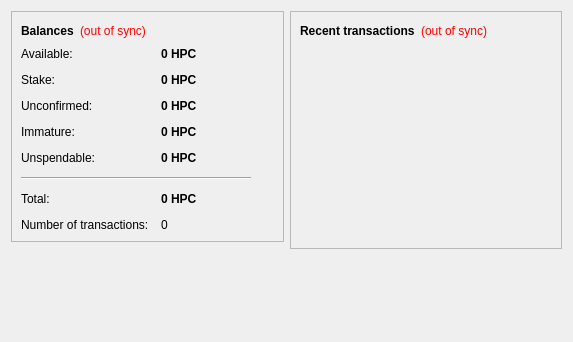
<?xml version="1.0" encoding="UTF-8"?>
<ui version="4.0">
 <class>OverviewPage</class>
 <widget class="QWidget" name="OverviewPage">
  <property name="geometry">
   <rect>
    <x>0</x>
    <y>0</y>
    <width>573</width>
    <height>342</height>
   </rect>
  </property>
  <property name="windowTitle">
   <string>Form</string>
  </property>
  <layout class="QHBoxLayout" name="horizontalLayout" stretch="1,1">
   <item>
    <layout class="QVBoxLayout" name="verticalLayout_2">
     <item>
      <widget class="QFrame" name="frame">
       <property name="frameShape">
        <enum>QFrame::StyledPanel</enum>
       </property>
       <property name="frameShadow">
        <enum>QFrame::Raised</enum>
       </property>
       <layout class="QVBoxLayout" name="verticalLayout_4">
        <item>
         <layout class="QHBoxLayout" name="horizontalLayout_4">
          <item>
           <widget class="QLabel" name="label_5">
            <property name="font">
             <font>
              <weight>75</weight>
              <bold>true</bold>
             </font>
            </property>
            <property name="text">
             <string>Balances</string>
            </property>
           </widget>
          </item>
          <item>
           <widget class="QLabel" name="labelWalletStatus">
            <property name="toolTip">
             <string>The displayed information may be out of date. Your wallet automatically synchronizes with the HappyCoin network after a connection is established, but this process has not completed yet.</string>
            </property>
            <property name="styleSheet">
             <string notr="true">QLabel { color: red; }</string>
            </property>
            <property name="text">
             <string notr="true">(out of sync)</string>
            </property>
            <property name="alignment">
             <set>Qt::AlignLeading|Qt::AlignLeft|Qt::AlignVCenter</set>
            </property>
           </widget>
          </item>
          <item>
           <spacer name="horizontalSpacer_2">
            <property name="orientation">
             <enum>Qt::Horizontal</enum>
            </property>
            <property name="sizeHint" stdset="0">
             <size>
              <width>40</width>
              <height>20</height>
             </size>
            </property>
           </spacer>
          </item>
         </layout>
        </item>
        <item>
         <layout class="QFormLayout" name="formLayout_2">
          <property name="fieldGrowthPolicy">
           <enum>QFormLayout::AllNonFixedFieldsGrow</enum>
          </property>
          <property name="horizontalSpacing">
           <number>12</number>
          </property>
          <property name="verticalSpacing">
           <number>12</number>
          </property>
          <item row="0" column="0">
           <widget class="QLabel" name="labelAvailableText">
            <property name="toolTip">
             <string>Your current available balance</string>
            </property>
            <property name="text">
             <string>Available:</string>
            </property>
           </widget>
          </item>
          <item row="0" column="1">
           <widget class="QLabel" name="labelAvailable">
            <property name="font">
             <font>
              <weight>75</weight>
              <bold>true</bold>
             </font>
            </property>
            <property name="cursor">
             <cursorShape>IBeamCursor</cursorShape>
            </property>
            <property name="toolTip">
             <string>Your current available balance</string>
            </property>
            <property name="text">
             <string notr="true">0 HPC</string>
            </property>
            <property name="alignment">
             <set>Qt::AlignLeading|Qt::AlignLeft|Qt::AlignVCenter</set>
            </property>
            <property name="textInteractionFlags">
             <set>Qt::LinksAccessibleByMouse|Qt::TextSelectableByKeyboard|Qt::TextSelectableByMouse</set>
            </property>
           </widget>
          </item>
          <item row="1" column="0">
           <widget class="QLabel" name="label_6">
            <property name="toolTip">
             <string>Total of coins that was staked, and do not yet count toward the current balance</string>
            </property>
            <property name="text">
             <string>Stake:</string>
            </property>
           </widget>
          </item>
          <item row="1" column="1">
           <widget class="QLabel" name="labelStake">
            <property name="font">
             <font>
              <weight>75</weight>
              <bold>true</bold>
             </font>
            </property>
            <property name="cursor">
             <cursorShape>IBeamCursor</cursorShape>
            </property>
            <property name="toolTip">
             <string>Total of coins that was staked, and do not yet count toward the current balance</string>
            </property>
            <property name="text">
             <string notr="true">0 HPC</string>
            </property>
            <property name="alignment">
             <set>Qt::AlignLeading|Qt::AlignLeft|Qt::AlignVCenter</set>
            </property>
            <property name="textInteractionFlags">
             <set>Qt::LinksAccessibleByMouse|Qt::TextSelectableByKeyboard|Qt::TextSelectableByMouse</set>
            </property>
           </widget>
          </item>
          <item row="2" column="0">
           <widget class="QLabel" name="label_3">
            <property name="toolTip">
             <string>Total of transactions that have yet to be confirmed, and do not yet count toward the current balance</string>
            </property>
            <property name="text">
             <string>Unconfirmed:</string>
            </property>
           </widget>
          </item>
          <item row="2" column="1">
           <widget class="QLabel" name="labelUnconfirmed">
            <property name="font">
             <font>
              <weight>75</weight>
              <bold>true</bold>
             </font>
            </property>
            <property name="cursor">
             <cursorShape>IBeamCursor</cursorShape>
            </property>
            <property name="toolTip">
             <string>Total of transactions that have yet to be confirmed, and do not yet count toward the current balance</string>
            </property>
            <property name="text">
             <string notr="true">0 HPC</string>
            </property>
            <property name="alignment">
             <set>Qt::AlignLeading|Qt::AlignLeft|Qt::AlignVCenter</set>
            </property>
            <property name="textInteractionFlags">
             <set>Qt::LinksAccessibleByMouse|Qt::TextSelectableByKeyboard|Qt::TextSelectableByMouse</set>
            </property>
           </widget>
          </item>
          <item row="3" column="0">
           <widget class="QLabel" name="labelImmatureText">
            <property name="toolTip">
             <string>Mined balance that has not yet matured</string>
            </property>
            <property name="text">
             <string>Immature:</string>
            </property>
           </widget>
          </item>
          <item row="3" column="1">
           <widget class="QLabel" name="labelImmature">
            <property name="font">
             <font>
              <weight>75</weight>
              <bold>true</bold>
             </font>
            </property>
            <property name="toolTip">
             <string>Mined balance that has not yet matured</string>
            </property>
            <property name="text">
             <string notr="true">0 HPC</string>
            </property>
            <property name="alignment">
             <set>Qt::AlignLeading|Qt::AlignLeft|Qt::AlignVCenter</set>
            </property>
            <property name="textInteractionFlags">
             <set>Qt::LinksAccessibleByMouse|Qt::TextSelectableByKeyboard|Qt::TextSelectableByMouse</set>
            </property>
           </widget>
          </item>
          <item row="4" column="0">
           <widget class="QLabel" name="labelBalanceWatchOnlyText">
            <property name="toolTip">
             <string>Your unspendable balance</string>
            </property>
            <property name="text">
             <string>Unspendable:</string>
            </property>
           </widget>
          </item>
          <item row="4" column="1">
           <widget class="QLabel" name="labelBalanceWatchOnly">
            <property name="font">
             <font>
              <weight>75</weight>
              <bold>true</bold>
             </font>
            </property>
            <property name="cursor">
             <cursorShape>IBeamCursor</cursorShape>
            </property>
            <property name="toolTip">
             <string>Your unspendable balance</string>
            </property>
            <property name="text">
             <string notr="true">0 HPC</string>
            </property>
            <property name="alignment">
             <set>Qt::AlignLeading|Qt::AlignLeft|Qt::AlignVCenter</set>
            </property>
            <property name="textInteractionFlags">
             <set>Qt::LinksAccessibleByMouse|Qt::TextSelectableByKeyboard|Qt::TextSelectableByMouse</set>
            </property>
           </widget>
          </item>
          <item row="5" column="0" colspan="2">
           <widget class="Line" name="line">
            <property name="maximumSize">
             <size>
              <width>230</width>
              <height>16777215</height>
             </size>
            </property>
            <property name="orientation">
             <enum>Qt::Horizontal</enum>
            </property>
           </widget>
          </item>
          <item row="6" column="0">
           <widget class="QLabel" name="labelTotalText">
            <property name="toolTip">
             <string>Your current total balance</string>
            </property>
            <property name="text">
             <string>Total:</string>
            </property>
           </widget>
          </item>
          <item row="6" column="1">
           <widget class="QLabel" name="labelTotal">
            <property name="font">
             <font>
              <weight>75</weight>
              <bold>true</bold>
             </font>
            </property>
            <property name="toolTip">
             <string>Your current total balance</string>
            </property>
            <property name="text">
             <string notr="true">0 HPC</string>
            </property>
            <property name="alignment">
             <set>Qt::AlignLeading|Qt::AlignLeft|Qt::AlignVCenter</set>
            </property>
            <property name="textInteractionFlags">
             <set>Qt::LinksAccessibleByMouse|Qt::TextSelectableByKeyboard|Qt::TextSelectableByMouse</set>
            </property>
           </widget>
          </item>
          <item row="7" column="0">
           <widget class="QLabel" name="label_2">
            <property name="toolTip">
             <string>Total number of transactions in wallet</string>
            </property>
            <property name="text">
             <string>Number of transactions:</string>
            </property>
           </widget>
          </item>
          <item row="7" column="1">
           <widget class="QLabel" name="labelNumTransactions">
            <property name="toolTip">
             <string>Total number of transactions in wallet</string>
            </property>
            <property name="text">
             <string notr="true">0</string>
            </property>
           </widget>
          </item>
         </layout>
        </item>
       </layout>
      </widget>
     </item>
     <item>
      <spacer name="verticalSpacer">
       <property name="orientation">
        <enum>Qt::Vertical</enum>
       </property>
       <property name="sizeHint" stdset="0">
        <size>
         <width>20</width>
         <height>40</height>
        </size>
       </property>
      </spacer>
     </item>
    </layout>
   </item>
   <item>
    <layout class="QVBoxLayout" name="verticalLayout_3">
     <item>
      <widget class="QFrame" name="frame_2">
       <property name="frameShape">
        <enum>QFrame::StyledPanel</enum>
       </property>
       <property name="frameShadow">
        <enum>QFrame::Raised</enum>
       </property>
       <layout class="QVBoxLayout" name="verticalLayout">
        <item>
         <layout class="QHBoxLayout" name="horizontalLayout_2">
          <item>
           <widget class="QLabel" name="label_4">
            <property name="text">
             <string>&lt;b&gt;Recent transactions&lt;/b&gt;</string>
            </property>
           </widget>
          </item>
          <item>
           <widget class="QLabel" name="labelTransactionsStatus">
            <property name="toolTip">
             <string>The displayed information may be out of date. Your wallet automatically synchronizes with the HappyCoin network after a connection is established, but this process has not completed yet.</string>
            </property>
            <property name="styleSheet">
             <string notr="true">QLabel { color: red; }</string>
            </property>
            <property name="text">
             <string notr="true">(out of sync)</string>
            </property>
            <property name="alignment">
             <set>Qt::AlignRight|Qt::AlignTrailing|Qt::AlignVCenter</set>
            </property>
           </widget>
          </item>
          <item>
           <spacer name="horizontalSpacer">
            <property name="orientation">
             <enum>Qt::Horizontal</enum>
            </property>
            <property name="sizeHint" stdset="0">
             <size>
              <width>40</width>
              <height>20</height>
             </size>
            </property>
           </spacer>
          </item>
         </layout>
        </item>
        <item>
         <widget class="QListView" name="listTransactions">
          <property name="styleSheet">
           <string notr="true">QListView { background: transparent; }</string>
          </property>
          <property name="frameShape">
           <enum>QFrame::NoFrame</enum>
          </property>
          <property name="verticalScrollBarPolicy">
           <enum>Qt::ScrollBarAlwaysOff</enum>
          </property>
          <property name="horizontalScrollBarPolicy">
           <enum>Qt::ScrollBarAlwaysOff</enum>
          </property>
          <property name="selectionMode">
           <enum>QAbstractItemView::NoSelection</enum>
          </property>
         </widget>
        </item>
       </layout>
      </widget>
     </item>
     <item>
      <spacer name="verticalSpacer_2">
       <property name="orientation">
        <enum>Qt::Vertical</enum>
       </property>
       <property name="sizeHint" stdset="0">
        <size>
         <width>20</width>
         <height>40</height>
        </size>
       </property>
      </spacer>
     </item>
    </layout>
   </item>
  </layout>
 </widget>
 <resources/>
 <connections/>
</ui>
